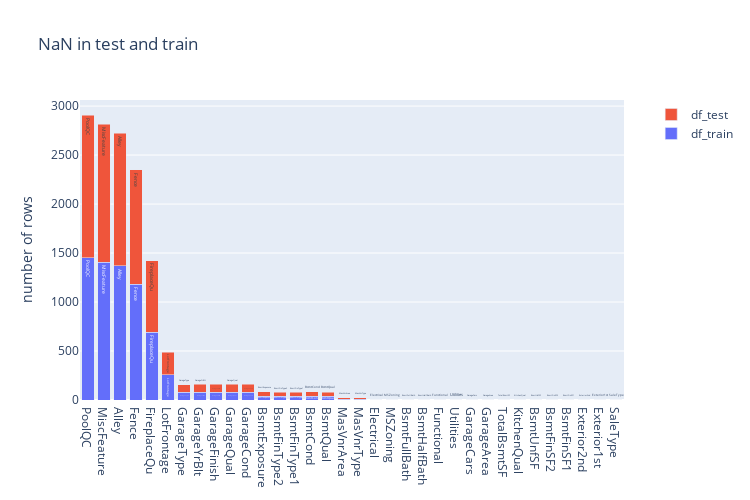

Notebook code for this chart:
### Code cell
trace1 = go.Bar(x = df_train_null.index, 
                y = df_train_null['Null Counts'],
                name="df_train", 
                text = df_train_null.index)

trace2 = go.Bar(x = df_test_null.index, 
                y = df_test_null['Null Counts'],
                name="df_test", 
                text = df_test_null.index)

data = [trace1, trace2]

layout = dict(title = "NaN in test and train", 
              xaxis=dict(ticklen=10, zeroline= False),
              yaxis=dict(title = "number of rows", side='left', ticklen=10,),                                  
              legend=dict(orientation="v", x=1.05, y=1.0),
              autosize=False, width=750, height=500,
              barmode='stack'
              )

fig = dict(data = data, layout = layout)
iplot(fig)

### Figure 1 — Plotly figure (JSON) as saved in the notebook; plotly's stock layout.template omitted (floating-point values rounded to 4 significant figures)
{"data": [{"name": "df_train", "text": ["PoolQC", "MiscFeature", "Alley", "Fence", "FireplaceQu", "LotFrontage", "GarageType", "GarageYrBlt", "GarageFinish", "GarageQual", "GarageCond", "BsmtExposure", "BsmtFinType2", "BsmtFinType1", "BsmtCond", "BsmtQual", "MasVnrArea", "MasVnrType", "Electrical"], "type": "bar", "x": ["PoolQC", "MiscFeature", "Alley", "Fence", "FireplaceQu", "LotFrontage", "GarageType", "GarageYrBlt", "GarageFinish", "GarageQual", "GarageCond", "BsmtExposure", "BsmtFinType2", "BsmtFinType1", "BsmtCond", "BsmtQual", "MasVnrArea", "MasVnrType", "Electrical"], "y": [1453, 1406, 1369, 1179, 690, 259, 81, 81, 81, 81, 81, 38, 38, 37, 37, 37, 8, 8, 1]}, {"name": "df_test", "text": ["PoolQC", "MiscFeature", "Alley", "Fence", "FireplaceQu", "LotFrontage", "GarageCond", "GarageYrBlt", "GarageQual", "GarageFinish", "GarageType", "BsmtCond", "BsmtExposure", "BsmtQual", "BsmtFinType1", "BsmtFinType2", "MasVnrType", "MasVnrArea", "MSZoning", "BsmtFullBath", "BsmtHalfBath", "Functional", "Utilities", "GarageCars", "GarageArea", "TotalBsmtSF", "KitchenQual", "BsmtUnfSF", "BsmtFinSF2", "BsmtFinSF1", "Exterior2nd", "Exterior1st", "SaleType"], "type": "bar", "x": ["PoolQC", "MiscFeature", "Alley", "Fence", "FireplaceQu", "LotFrontage", "GarageCond", "GarageYrBlt", "GarageQual", "GarageFinish", "GarageType", "BsmtCond", "BsmtExposure", "BsmtQual", "BsmtFinType1", "BsmtFinType2", "MasVnrType", "MasVnrArea", "MSZoning", "BsmtFullBath", "BsmtHalfBath", "Functional", "Utilities", "GarageCars", "GarageArea", "TotalBsmtSF", "KitchenQual", "BsmtUnfSF", "BsmtFinSF2", "BsmtFinSF1", "Exterior2nd", "Exterior1st", "SaleType"], "y": [1456, 1408, 1352, 1169, 730, 227, 78, 78, 78, 78, 76, 45, 44, 44, 42, 42, 16, 15, 4, 2, 2, 2, 2, 1, 1, 1, 1, 1, 1, 1, 1, 1, 1]}], "layout": {"autosize": false, "barmode": "stack", "height": 500, "legend": {"orientation": "v", "x": 1.05, "y": 1}, "title": {"text": "NaN in test and train"}, "width": 750, "xaxis": {"ticklen": 10, "zeroline": false}, "yaxis": {"side": "left", "ticklen": 10, "title": {"text": "number of rows"}}}}
